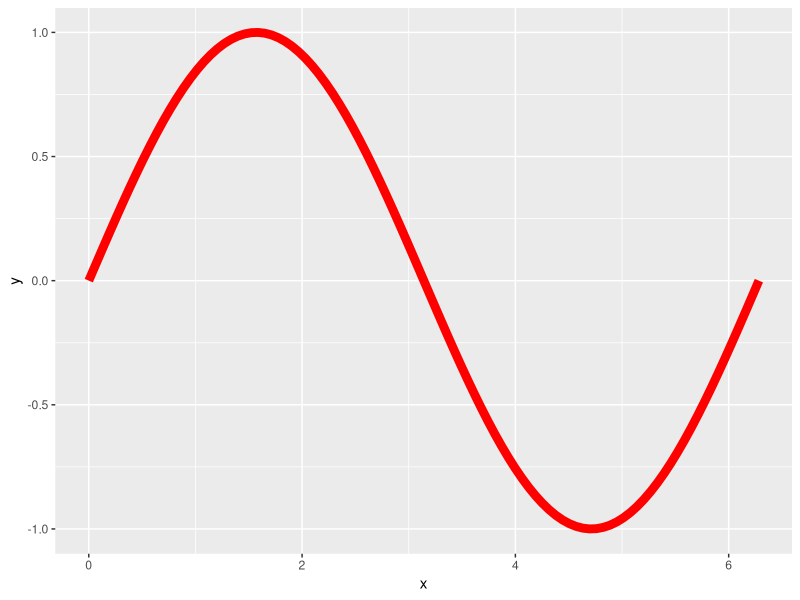
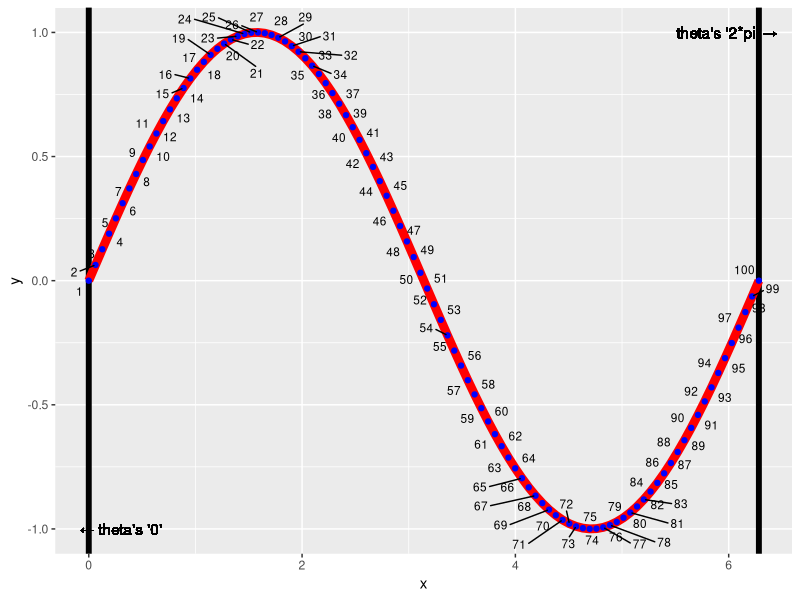
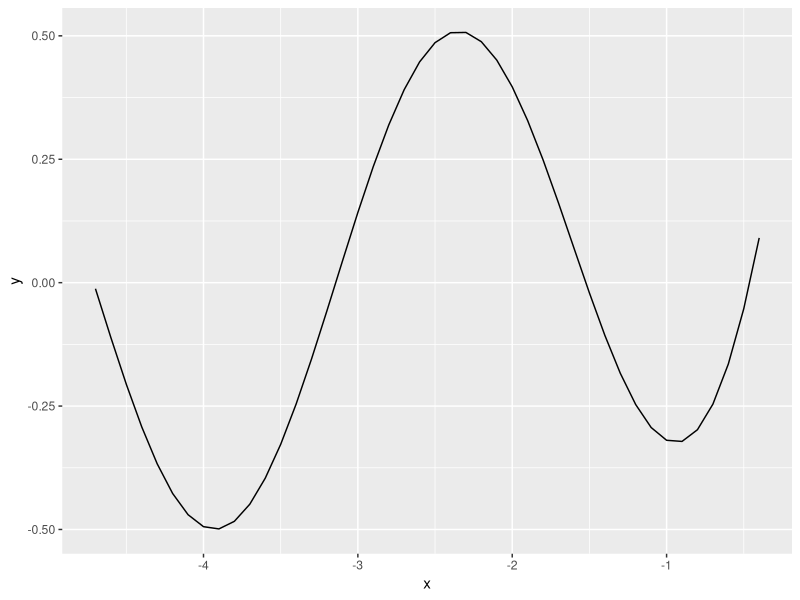
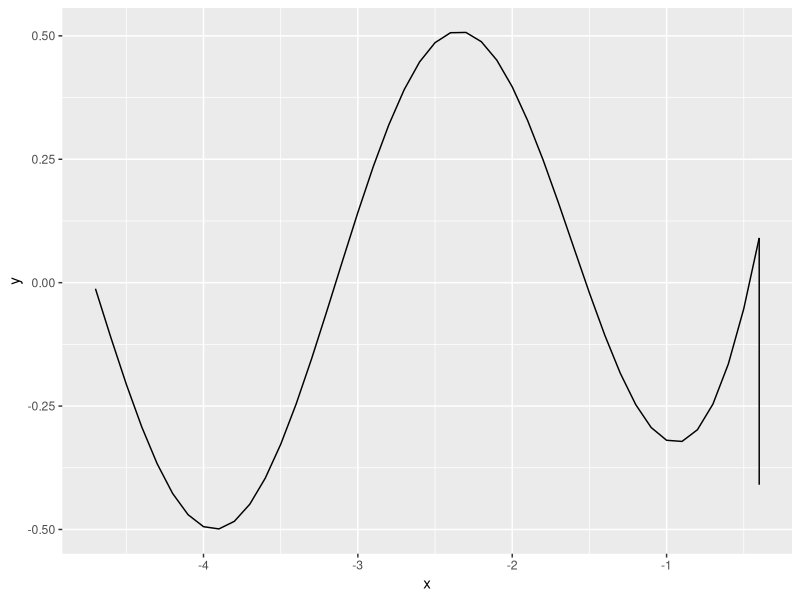
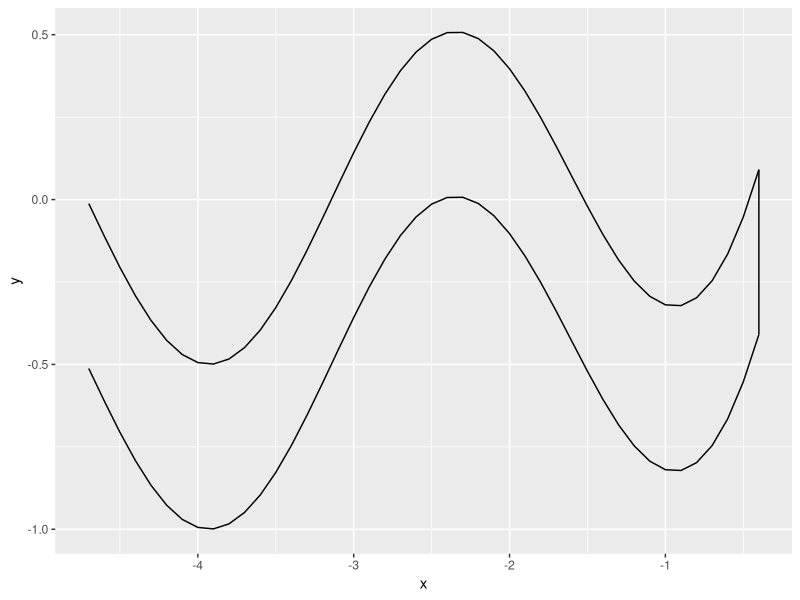
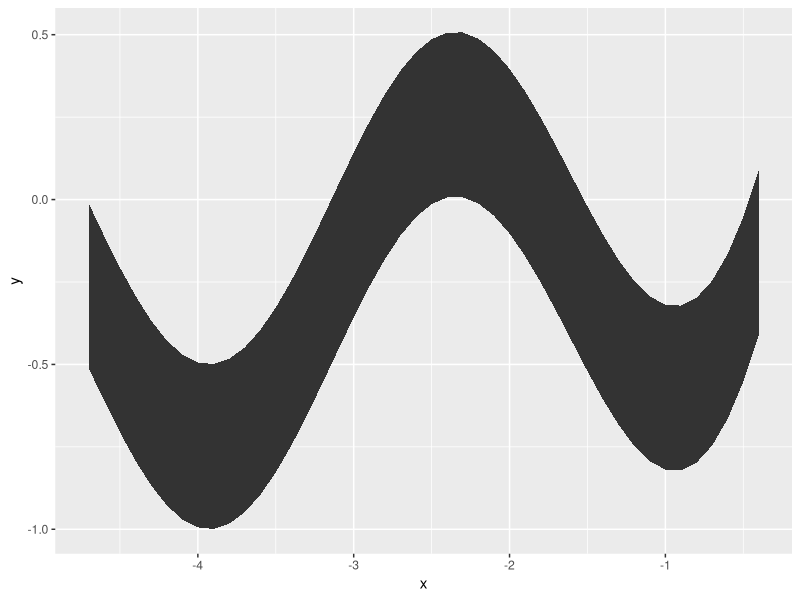
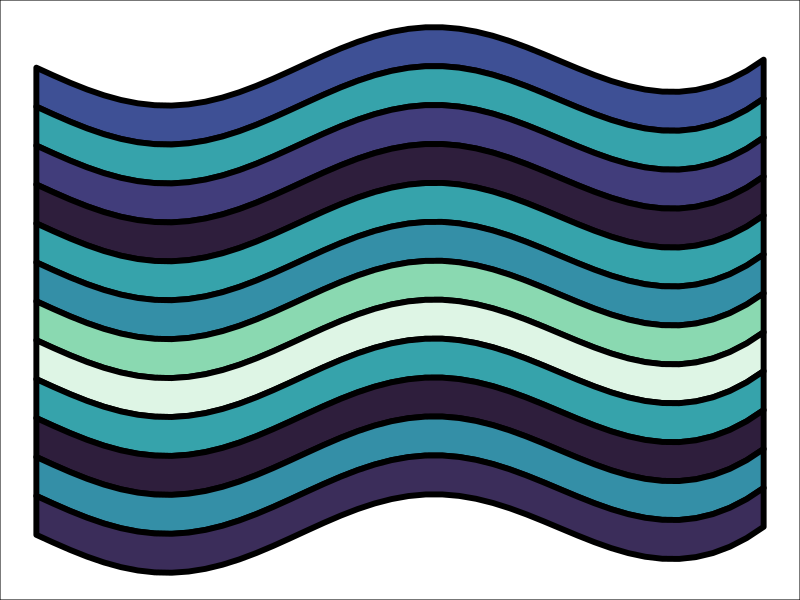
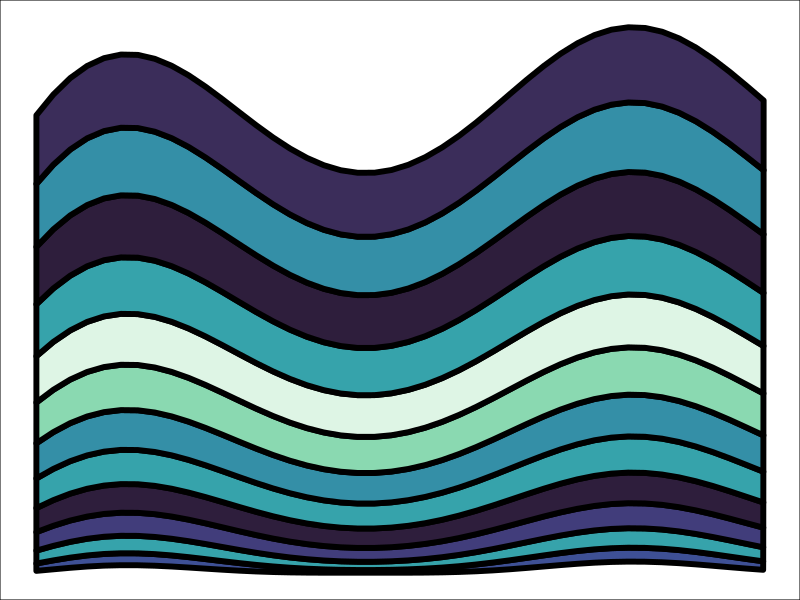

The R script that drew these images, in order:
# wavemaker
# see awesome post and repo by Meghan Harris
# git: https://github.com/Meghansaha/Data_Art/blob/master/creations/Functions/Waves/Making_Waves.R
# https://thetidytrekker.com/post/making-waves/making-waves.html

# Library Load-In ---------
library(tidyverse) #For everything data#

#Let’s Start with a Trig Refresher ------------
theta <- seq(from = 0,
             to = 2*pi,
             length.out = 100)

sine <- tibble(x = theta,
               y = sin(theta),
               label = 1:length(theta))

# A basic sine curve ----------
sine %>%
  ggplot(aes(x=x,y=y))+
  geom_line(color= "red", size = 3)

# A basic sine curve with more detail pointed out ----------
sine %>%
  ggplot(aes(x=x,y=y, label = label))+
  geom_vline(xintercept = 0, size = 2)+
  geom_vline(xintercept = 2*pi, size = 2)+
  geom_line(color= "red", size = 3)+
  geom_point(color = "blue")+
  ggrepel::geom_text_repel(max.overlaps = 20, size = 3)+
  geom_text(aes(x = 0,y = -1),
            label =paste(sprintf('\u2190'),"theta's '0'"),
            nudge_x = .3,
            inherit.aes = FALSE)+
  geom_text(aes(x = 2*pi,y = 1),
            label = paste("theta's '2*pi'",sprintf('\u2192')),
            nudge_x = -.3)



# Starting the transition to a pretty wave ---------
## Setting up our "range" on the x axis for horizontal waves ------------
wave_theta <- seq(from = -.4,
                  to = -1.5*pi,
                  by = -.1)

##Creating the "top" of our wave polygon --------
curve_top <- tibble(x = wave_theta,
                    y = (sin(x)*cos(wave_theta))+exp(x*2)) %>%
  arrange(x)

##See what the "top" of the wave looks like ---------
curve_top %>%
  ggplot(aes(x=x, y=y))+
  geom_path()

##Grab the max X value in the wave from the top wave-------
max_x_point <- curve_top[which(curve_top$x == max(curve_top$x)),]

##Create a subset of curve_top to create a "side" of the wave -----
curve_side_right <- max_x_point %>%
  add_row(max_x_point - c(0,0.5))%>%
  arrange(desc(y))

##Viewing the top curve and curve_side_right together----
curve_top %>%
  ggplot(aes(x=x, y=y))+
  geom_path()+
  geom_path(data = curve_side_right, aes(x=x, y=y))

## Create a copy of the curve_top dataset with the y values decreased by .5 -------------

curve_bottom <- curve_top %>%
  mutate(y = y - .5) %>%
  arrange(desc(x))

## Viewing the top curve, curve_side_right, and curve_bottom together -------------
curve_top %>%
  ggplot(aes(x=x, y=y))+
  geom_path()+
  geom_path(data = curve_side_right, aes(x=x, y=y), inherit.aes = FALSE)+
  geom_path(data = curve_bottom, aes(x=x, y=y),inherit.aes = FALSE)

##Grab the min X value in the wave from the top wave------
min_x_point <- curve_top[which(curve_top$x == min(curve_top$x)),]

## Create a side that will connect curve_top and curve_bottom on the left side ----------
curve_side_left <- min_x_point %>%
  add_row(min_x_point - c(0,.5)) %>%
  arrange(y)

## Slap all of them together into one dataframe IN ORDER (top,right,bottom,left) ---------
wave <- bind_rows(curve_top,curve_side_right,curve_bottom,curve_side_left)

##View the entire thing -----------
wave %>%
  ggplot(aes(x=x, y=y))+
  geom_polygon()

# Creating a function for iterations ------

wave_maker <- function(n, wave_df){

  #Creating an empty list to store our multiple dataframes(waves)#
  wave_list<- list()

  #Creating a for loop to iteratively make "n" amount of waves#
  for(i in seq_along(1:n)){

    wave_list[[i]] <- wave_df %>%
      mutate(y = y - (.5*i),
             group = i)

  }

  #returning the completed data frame to the environment#
  return(bind_rows(wave_list))

}

# Creating the final data frame used for plotting ----------

wave_layers <- wave_maker(12, wave)

# Picking a random color palette from RColorBrewer for the waves
# We made 5 waves, so let's pick 5 colors#
colors_pal <- sample(RColorBrewer::brewer.pal(10,"Spectral"),nrow(wave_layers)/nrow(wave), replace = TRUE)
# virids
colors_pal <- sample(viridis::viridis(15,option = "G"), nrow(wave_layers)/nrow(wave), replace = TRUE)

# Final Plotting ------------
wave_layers %>%
  ggplot(aes(x=x,y=y, group = group))+
  theme_void()+
  theme(plot.background = element_rect(fill = "#ffffff"))+
  geom_polygon(color = "black",
               size = 2,
               fill = rep(colors_pal, each = nrow(wave)))


# Manipulate --------------------------------------------------------------

# An Example: - Simply changing the y value in the aes call creates a different set of waves :)#
wave_layers %>%
  ggplot(aes(x=x*(y-1e4),y=y^2, group = group))+
  theme_void()+
  theme(plot.background = element_rect(fill = "#ffffff"))+
  geom_polygon(color = "black",
               size = 2,
               fill = rep(colors_pal, each = nrow(wave)))
